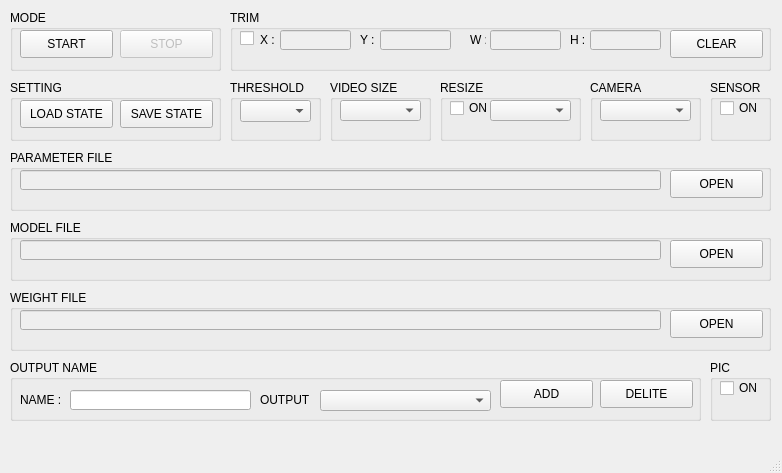
<?xml version="1.0" encoding="UTF-8"?>
<ui version="4.0">
 <class>MainWindow</class>
 <widget class="QMainWindow" name="MainWindow">
  <property name="geometry">
   <rect>
    <x>0</x>
    <y>0</y>
    <width>782</width>
    <height>473</height>
   </rect>
  </property>
  <property name="minimumSize">
   <size>
    <width>782</width>
    <height>473</height>
   </size>
  </property>
  <property name="maximumSize">
   <size>
    <width>782</width>
    <height>473</height>
   </size>
  </property>
  <property name="windowTitle">
   <string>MIIL DETECTION A</string>
  </property>
  <widget class="QWidget" name="centralwidget">
   <widget class="QGroupBox" name="groupBox1">
    <property name="geometry">
     <rect>
      <x>10</x>
      <y>10</y>
      <width>211</width>
      <height>61</height>
     </rect>
    </property>
    <property name="title">
     <string>MODE</string>
    </property>
    <widget class="QPushButton" name="pushButton1">
     <property name="geometry">
      <rect>
       <x>10</x>
       <y>20</y>
       <width>93</width>
       <height>28</height>
      </rect>
     </property>
     <property name="text">
      <string>START</string>
     </property>
    </widget>
    <widget class="QPushButton" name="pushButton2">
     <property name="enabled">
      <bool>false</bool>
     </property>
     <property name="geometry">
      <rect>
       <x>110</x>
       <y>20</y>
       <width>93</width>
       <height>28</height>
      </rect>
     </property>
     <property name="text">
      <string>STOP</string>
     </property>
    </widget>
   </widget>
   <widget class="QGroupBox" name="groupBox4">
    <property name="geometry">
     <rect>
      <x>230</x>
      <y>80</y>
      <width>91</width>
      <height>61</height>
     </rect>
    </property>
    <property name="title">
     <string>THRESHOLD</string>
    </property>
    <widget class="QComboBox" name="comboBox1">
     <property name="geometry">
      <rect>
       <x>10</x>
       <y>20</y>
       <width>71</width>
       <height>22</height>
      </rect>
     </property>
    </widget>
   </widget>
   <widget class="QGroupBox" name="groupBox9">
    <property name="geometry">
     <rect>
      <x>10</x>
      <y>220</y>
      <width>761</width>
      <height>61</height>
     </rect>
    </property>
    <property name="title">
     <string>MODEL FILE</string>
    </property>
    <widget class="QLineEdit" name="lineEdit4">
     <property name="enabled">
      <bool>false</bool>
     </property>
     <property name="geometry">
      <rect>
       <x>10</x>
       <y>20</y>
       <width>641</width>
       <height>20</height>
      </rect>
     </property>
    </widget>
    <widget class="QPushButton" name="pushButton6">
     <property name="geometry">
      <rect>
       <x>660</x>
       <y>20</y>
       <width>93</width>
       <height>28</height>
      </rect>
     </property>
     <property name="text">
      <string>OPEN</string>
     </property>
    </widget>
   </widget>
   <widget class="QGroupBox" name="groupBox10">
    <property name="geometry">
     <rect>
      <x>10</x>
      <y>290</y>
      <width>761</width>
      <height>61</height>
     </rect>
    </property>
    <property name="title">
     <string>WEIGHT FILE</string>
    </property>
    <widget class="QLineEdit" name="lineEdit5">
     <property name="enabled">
      <bool>false</bool>
     </property>
     <property name="geometry">
      <rect>
       <x>10</x>
       <y>20</y>
       <width>641</width>
       <height>20</height>
      </rect>
     </property>
    </widget>
    <widget class="QPushButton" name="pushButton7">
     <property name="geometry">
      <rect>
       <x>660</x>
       <y>20</y>
       <width>93</width>
       <height>28</height>
      </rect>
     </property>
     <property name="text">
      <string>OPEN</string>
     </property>
    </widget>
   </widget>
   <widget class="QGroupBox" name="groupBox3">
    <property name="geometry">
     <rect>
      <x>10</x>
      <y>80</y>
      <width>211</width>
      <height>61</height>
     </rect>
    </property>
    <property name="title">
     <string>SETTING</string>
    </property>
    <widget class="QPushButton" name="pushButton4">
     <property name="geometry">
      <rect>
       <x>110</x>
       <y>20</y>
       <width>93</width>
       <height>28</height>
      </rect>
     </property>
     <property name="text">
      <string>SAVE STATE</string>
     </property>
    </widget>
    <widget class="QPushButton" name="pushButton3">
     <property name="enabled">
      <bool>true</bool>
     </property>
     <property name="geometry">
      <rect>
       <x>10</x>
       <y>20</y>
       <width>93</width>
       <height>28</height>
      </rect>
     </property>
     <property name="text">
      <string>LOAD STATE</string>
     </property>
    </widget>
   </widget>
   <widget class="QGroupBox" name="groupBox8">
    <property name="geometry">
     <rect>
      <x>10</x>
      <y>150</y>
      <width>761</width>
      <height>61</height>
     </rect>
    </property>
    <property name="title">
     <string>PARAMETER FILE</string>
    </property>
    <widget class="QLineEdit" name="lineEdit3">
     <property name="enabled">
      <bool>false</bool>
     </property>
     <property name="geometry">
      <rect>
       <x>10</x>
       <y>20</y>
       <width>641</width>
       <height>20</height>
      </rect>
     </property>
    </widget>
    <widget class="QPushButton" name="pushButton5">
     <property name="geometry">
      <rect>
       <x>660</x>
       <y>20</y>
       <width>93</width>
       <height>28</height>
      </rect>
     </property>
     <property name="text">
      <string>OPEN</string>
     </property>
    </widget>
   </widget>
   <widget class="QGroupBox" name="groupBox5">
    <property name="geometry">
     <rect>
      <x>330</x>
      <y>80</y>
      <width>101</width>
      <height>61</height>
     </rect>
    </property>
    <property name="title">
     <string>VIDEO SIZE</string>
    </property>
    <widget class="QComboBox" name="comboBox2">
     <property name="geometry">
      <rect>
       <x>10</x>
       <y>20</y>
       <width>81</width>
       <height>21</height>
      </rect>
     </property>
    </widget>
   </widget>
   <widget class="QGroupBox" name="groupBox2">
    <property name="geometry">
     <rect>
      <x>230</x>
      <y>10</y>
      <width>541</width>
      <height>61</height>
     </rect>
    </property>
    <property name="title">
     <string>TRIM</string>
    </property>
    <widget class="QLineEdit" name="lineEdit1">
     <property name="enabled">
      <bool>false</bool>
     </property>
     <property name="geometry">
      <rect>
       <x>260</x>
       <y>20</y>
       <width>71</width>
       <height>20</height>
      </rect>
     </property>
    </widget>
    <widget class="QLineEdit" name="lineEdit2">
     <property name="enabled">
      <bool>false</bool>
     </property>
     <property name="geometry">
      <rect>
       <x>360</x>
       <y>20</y>
       <width>71</width>
       <height>20</height>
      </rect>
     </property>
    </widget>
    <widget class="QLabel" name="label1">
     <property name="geometry">
      <rect>
       <x>30</x>
       <y>20</y>
       <width>16</width>
       <height>20</height>
      </rect>
     </property>
     <property name="text">
      <string>X :</string>
     </property>
    </widget>
    <widget class="QLabel" name="label_2">
     <property name="geometry">
      <rect>
       <x>130</x>
       <y>20</y>
       <width>16</width>
       <height>20</height>
      </rect>
     </property>
     <property name="text">
      <string>Y :</string>
     </property>
    </widget>
    <widget class="QCheckBox" name="checkBox1">
     <property name="geometry">
      <rect>
       <x>10</x>
       <y>20</y>
       <width>31</width>
       <height>16</height>
      </rect>
     </property>
     <property name="text">
      <string/>
     </property>
     <property name="autoExclusive">
      <bool>true</bool>
     </property>
    </widget>
    <widget class="QPushButton" name="pushButton8">
     <property name="geometry">
      <rect>
       <x>440</x>
       <y>20</y>
       <width>93</width>
       <height>28</height>
      </rect>
     </property>
     <property name="text">
      <string>CLEAR</string>
     </property>
    </widget>
    <widget class="QLabel" name="label_3">
     <property name="geometry">
      <rect>
       <x>240</x>
       <y>20</y>
       <width>16</width>
       <height>20</height>
      </rect>
     </property>
     <property name="text">
      <string>W :</string>
     </property>
    </widget>
    <widget class="QLineEdit" name="lineEdit6">
     <property name="enabled">
      <bool>false</bool>
     </property>
     <property name="geometry">
      <rect>
       <x>50</x>
       <y>20</y>
       <width>71</width>
       <height>20</height>
      </rect>
     </property>
    </widget>
    <widget class="QLabel" name="label_4">
     <property name="geometry">
      <rect>
       <x>340</x>
       <y>20</y>
       <width>16</width>
       <height>20</height>
      </rect>
     </property>
     <property name="text">
      <string>H :</string>
     </property>
    </widget>
    <widget class="QLineEdit" name="lineEdit7">
     <property name="enabled">
      <bool>false</bool>
     </property>
     <property name="geometry">
      <rect>
       <x>150</x>
       <y>20</y>
       <width>71</width>
       <height>20</height>
      </rect>
     </property>
    </widget>
   </widget>
   <widget class="QGroupBox" name="groupBox6">
    <property name="geometry">
     <rect>
      <x>590</x>
      <y>80</y>
      <width>111</width>
      <height>61</height>
     </rect>
    </property>
    <property name="title">
     <string>CAMERA </string>
    </property>
    <widget class="QComboBox" name="comboBox3">
     <property name="geometry">
      <rect>
       <x>10</x>
       <y>20</y>
       <width>91</width>
       <height>21</height>
      </rect>
     </property>
    </widget>
   </widget>
   <widget class="QGroupBox" name="groupBox7">
    <property name="geometry">
     <rect>
      <x>710</x>
      <y>80</y>
      <width>61</width>
      <height>61</height>
     </rect>
    </property>
    <property name="title">
     <string>SENSOR</string>
    </property>
    <widget class="QCheckBox" name="checkBox2">
     <property name="geometry">
      <rect>
       <x>10</x>
       <y>20</y>
       <width>41</width>
       <height>16</height>
      </rect>
     </property>
     <property name="text">
      <string>ON</string>
     </property>
    </widget>
   </widget>
   <widget class="QGroupBox" name="groupBox11">
    <property name="geometry">
     <rect>
      <x>10</x>
      <y>360</y>
      <width>691</width>
      <height>61</height>
     </rect>
    </property>
    <property name="title">
     <string>OUTPUT NAME</string>
    </property>
    <widget class="QPushButton" name="pushButton9">
     <property name="geometry">
      <rect>
       <x>490</x>
       <y>20</y>
       <width>93</width>
       <height>28</height>
      </rect>
     </property>
     <property name="text">
      <string>ADD</string>
     </property>
    </widget>
    <widget class="QPushButton" name="pushButton10">
     <property name="geometry">
      <rect>
       <x>590</x>
       <y>20</y>
       <width>93</width>
       <height>28</height>
      </rect>
     </property>
     <property name="text">
      <string>DELITE</string>
     </property>
    </widget>
    <widget class="QLabel" name="label_5">
     <property name="geometry">
      <rect>
       <x>10</x>
       <y>30</y>
       <width>41</width>
       <height>20</height>
      </rect>
     </property>
     <property name="text">
      <string>NAME :</string>
     </property>
    </widget>
    <widget class="QLabel" name="label_6">
     <property name="geometry">
      <rect>
       <x>250</x>
       <y>30</y>
       <width>51</width>
       <height>20</height>
      </rect>
     </property>
     <property name="text">
      <string>OUTPUT :</string>
     </property>
    </widget>
    <widget class="QComboBox" name="comboBox5">
     <property name="geometry">
      <rect>
       <x>310</x>
       <y>30</y>
       <width>171</width>
       <height>21</height>
      </rect>
     </property>
    </widget>
    <widget class="QLineEdit" name="lineEdit8">
     <property name="enabled">
      <bool>true</bool>
     </property>
     <property name="geometry">
      <rect>
       <x>60</x>
       <y>30</y>
       <width>181</width>
       <height>20</height>
      </rect>
     </property>
    </widget>
   </widget>
   <widget class="QGroupBox" name="groupBox13">
    <property name="geometry">
     <rect>
      <x>440</x>
      <y>80</y>
      <width>141</width>
      <height>61</height>
     </rect>
    </property>
    <property name="title">
     <string>RESIZE</string>
    </property>
    <widget class="QComboBox" name="comboBox4">
     <property name="geometry">
      <rect>
       <x>50</x>
       <y>20</y>
       <width>81</width>
       <height>21</height>
      </rect>
     </property>
    </widget>
    <widget class="QCheckBox" name="checkBox3">
     <property name="geometry">
      <rect>
       <x>10</x>
       <y>20</y>
       <width>51</width>
       <height>16</height>
      </rect>
     </property>
     <property name="text">
      <string>ON</string>
     </property>
    </widget>
   </widget>
   <widget class="QGroupBox" name="groupBox12">
    <property name="geometry">
     <rect>
      <x>710</x>
      <y>360</y>
      <width>61</width>
      <height>61</height>
     </rect>
    </property>
    <property name="title">
     <string>PIC</string>
    </property>
    <widget class="QCheckBox" name="checkBox4">
     <property name="geometry">
      <rect>
       <x>10</x>
       <y>20</y>
       <width>41</width>
       <height>16</height>
      </rect>
     </property>
     <property name="text">
      <string>ON</string>
     </property>
    </widget>
   </widget>
  </widget>
  <widget class="QMenuBar" name="menubar">
   <property name="geometry">
    <rect>
     <x>0</x>
     <y>0</y>
     <width>782</width>
     <height>22</height>
    </rect>
   </property>
  </widget>
  <widget class="QStatusBar" name="statusbar"/>
 </widget>
 <resources/>
 <connections/>
</ui>
